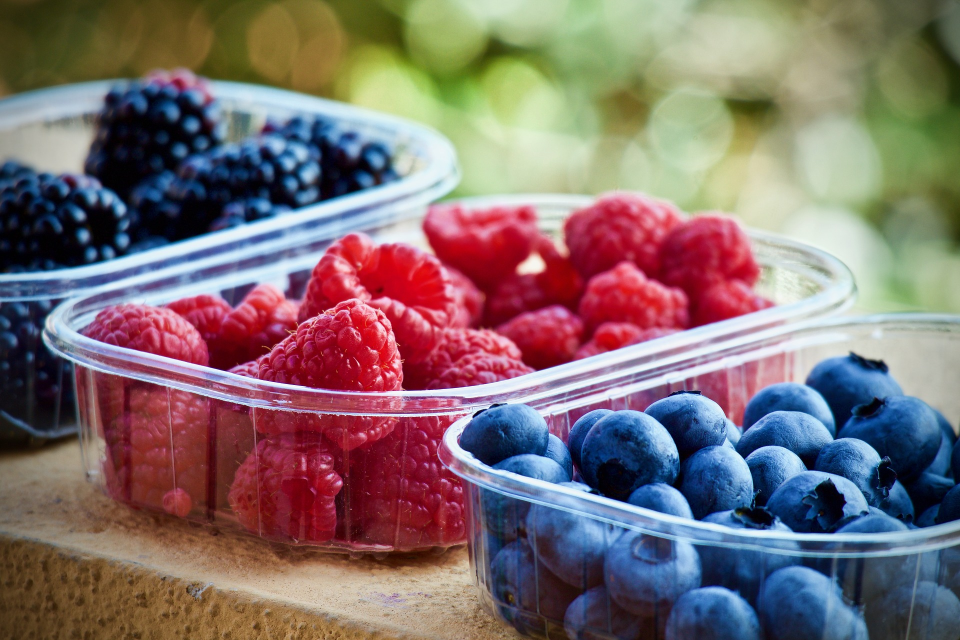
#> input picture doc/image/fruits.jpg, 1920 x 1280 px, found by its file name (shown at 1/2 size)
$ jupyter execute '06_확대축소.ipynb'
#> lines starting #> are read from the running program, lines starting #| are printed output that depends on the picture
입력 이미지는 항상 동일한 크기가 아니다.
만약 알고리즘에서 요구하는 해상도가 있다면 **입력 이미지의 크기를 변경해 영상 처리를 진행해야 한다.**
또한, 검출하려는 객체가 너무 작거나 입력 이미지가 너무 큰 경우 입력 이미지 자체를 변환해서 영상 처리를 진행할 수도 있다.
이미지 확대와 축소는 `이미지 피라미드(Image pyramid)`를 활용해 이미지의 크기를 원하는 단계까지 샘플링하는 작업이다.
이미지 피라미드의 의미는 이미지의 크기를 확대하거나 축소했을 때 이미지의 형태가 피라미드와 같이 표현된다.
원본 이미지에서 크기를 확대하는 것을 `업 샘플링`이라 하며, **상위 단계의 이미지를 생성하게 된다.**
이미지 피라미드로는 `가우시안 피라미드(Gaussian Pyramid)`와 `라플라시안 피라미드(Laplacian pyramid)`를 활용한다.

[cell 1]
import cv2

src = cv2.imread("Image/fruits.jpg", cv2.IMREAD_COLOR)
#> src is the input picture: shape (1280, 1920, 3); mean B, G, R 110.5, 109.9, 126.9
height, width, channel = src.shape
#> height = 1280; width = 1920; channel = 3

dst = cv2.pyrUp(src, dstsize=(width * 2, height * 2), borderType=cv2.BORDER_DEFAULT)
dst2 = cv2.pyrDown(src)
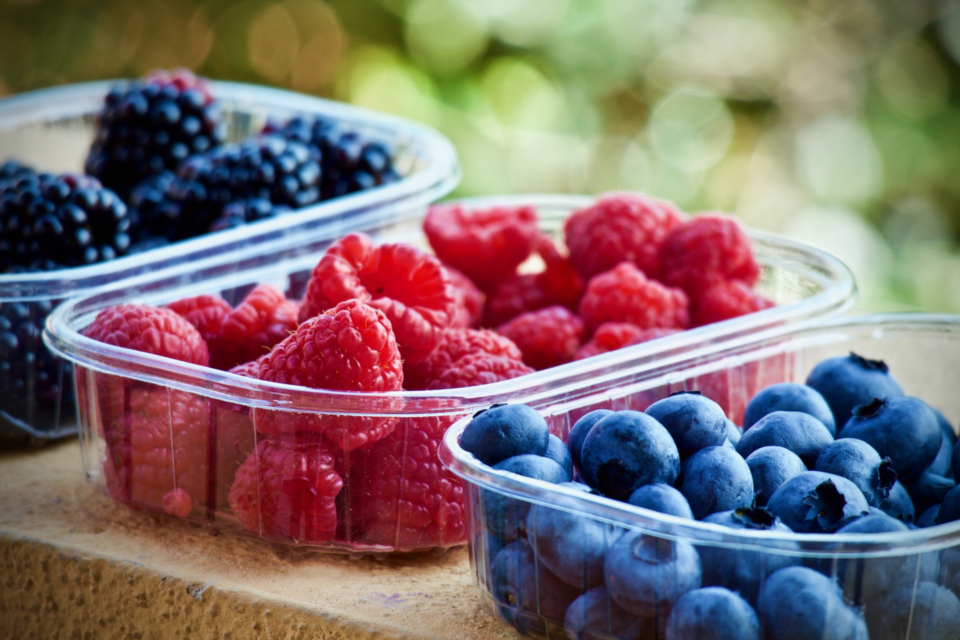
#> dst2: shape (640, 960, 3); mean B, G, R 110.5, 109.9, 126.9

cv2.imshow("src", src)
cv2.imshow("dst", dst)
cv2.imshow("dst2", dst2)
cv2.waitKey()
cv2.destroyAllWindows()


$ run again, with doc/image/apple.jpg copied over doc/image/fruits.jpg
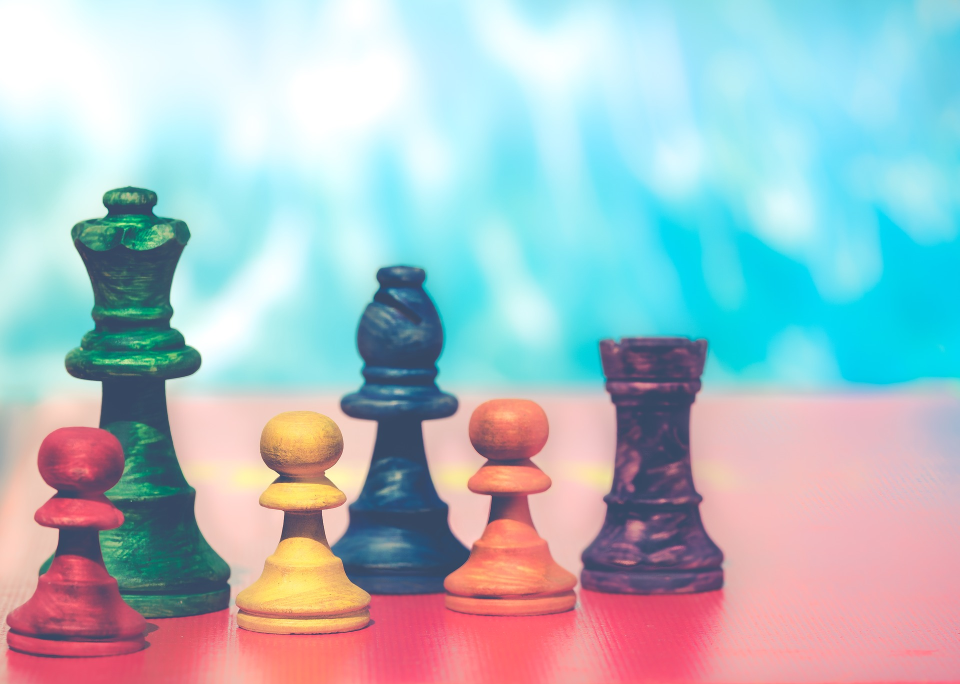
#> input picture doc/image/apple.jpg, 1920 x 1368 px, found by its file name (shown at 1/2 size)
#> src is the input picture: shape (1368, 1920, 3); mean B, G, R 195.1, 188.5, 169.2
#> `dst2 = cv2.pyrDown(src)`:
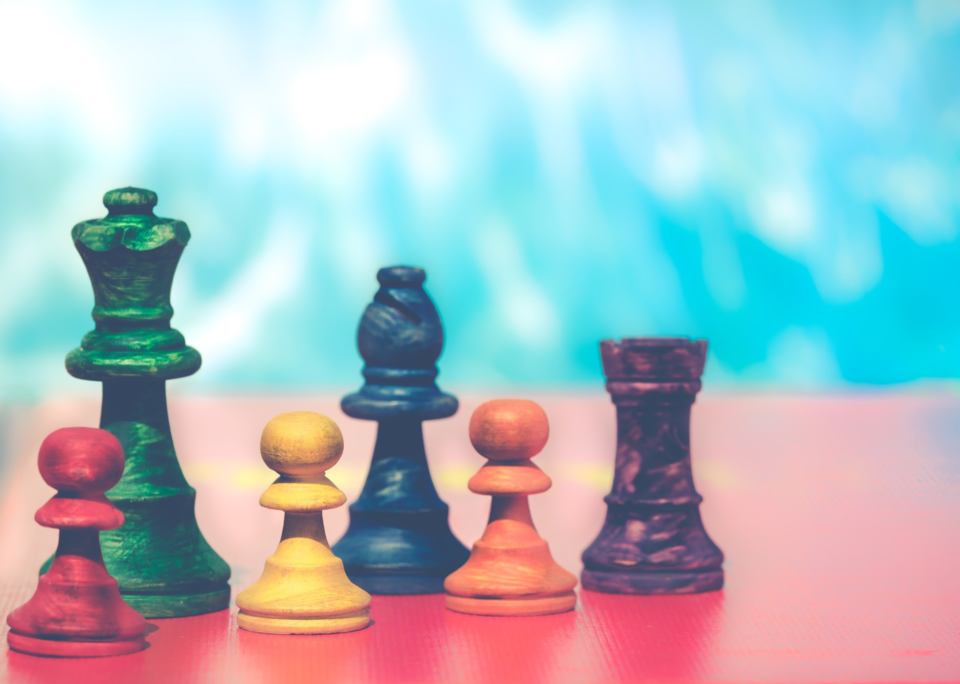
#> dst2: shape (684, 960, 3); mean B, G, R 195.1, 188.5, 169.2

$ run again, with doc/image/champagne.jpg copied over doc/image/fruits.jpg
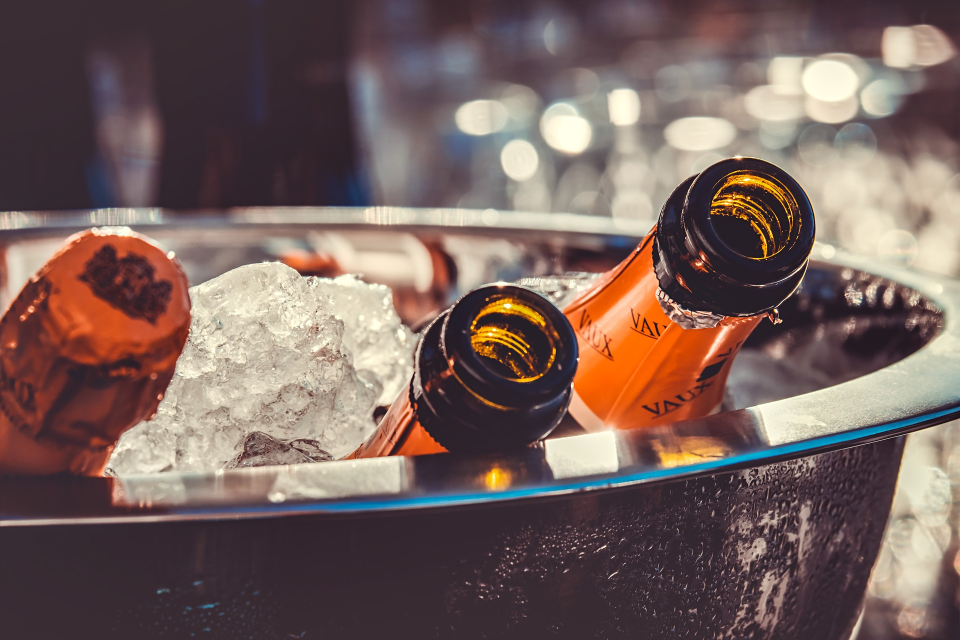
#> input picture doc/image/champagne.jpg, 1920 x 1280 px, found by its file name (shown at 1/2 size)
#> src is the input picture: shape (1280, 1920, 3); mean B, G, R 93, 97.8, 119.1
#> `dst2 = cv2.pyrDown(src)`:
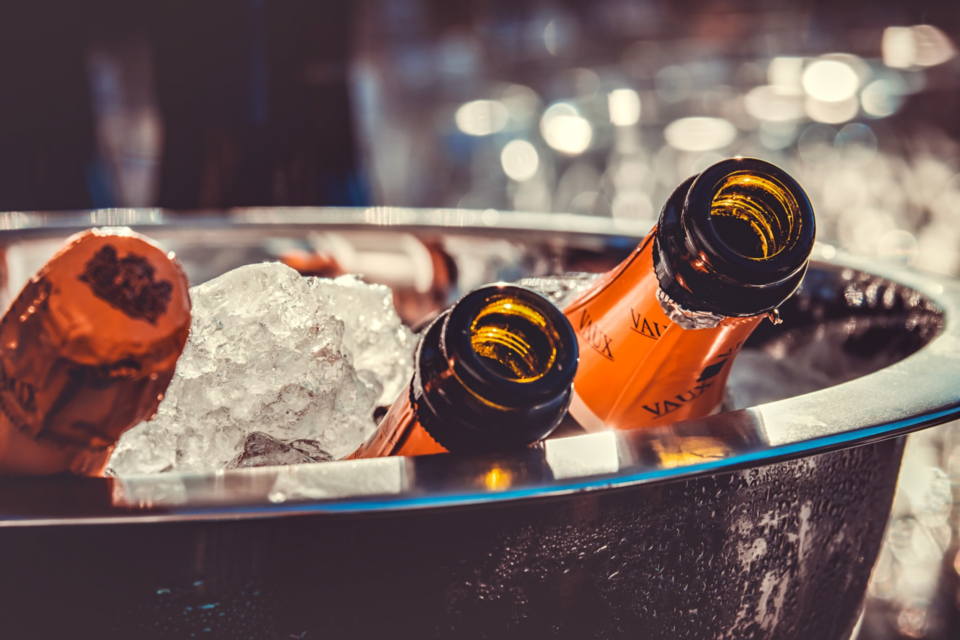
#> dst2: shape (640, 960, 3); mean B, G, R 93, 97.8, 119.1
